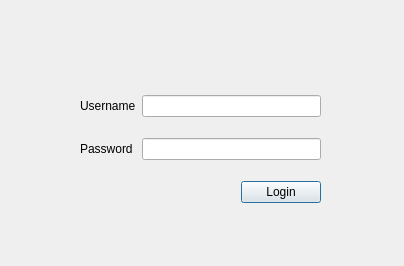
<?xml version="1.0" encoding="UTF-8"?>
<ui version="4.0">
 <class>LoginForm</class>
 <widget class="QDialog" name="LoginForm">
  <property name="geometry">
   <rect>
    <x>0</x>
    <y>0</y>
    <width>404</width>
    <height>266</height>
   </rect>
  </property>
  <property name="windowTitle">
   <string>LoginForm</string>
  </property>
  <widget class="QWidget" name="gridLayoutWidget">
   <property name="geometry">
    <rect>
     <x>80</x>
     <y>80</y>
     <width>241</width>
     <height>141</height>
    </rect>
   </property>
   <layout class="QGridLayout" name="gridLayout_2">
    <item row="1" column="0">
     <widget class="QLabel" name="label_2">
      <property name="text">
       <string>Password</string>
      </property>
     </widget>
    </item>
    <item row="0" column="1">
     <widget class="QLineEdit" name="lineEdit_2"/>
    </item>
    <item row="0" column="0">
     <widget class="QLabel" name="label">
      <property name="text">
       <string>Username</string>
      </property>
     </widget>
    </item>
    <item row="1" column="1">
     <widget class="QLineEdit" name="lineEdit"/>
    </item>
    <item row="2" column="1" alignment="Qt::AlignRight">
     <widget class="QPushButton" name="pushButton">
      <property name="enabled">
       <bool>true</bool>
      </property>
      <property name="sizePolicy">
       <sizepolicy hsizetype="Fixed" vsizetype="Fixed">
        <horstretch>0</horstretch>
        <verstretch>0</verstretch>
       </sizepolicy>
      </property>
      <property name="text">
       <string>Login</string>
      </property>
     </widget>
    </item>
   </layout>
  </widget>
 </widget>
 <resources/>
 <connections/>
</ui>
